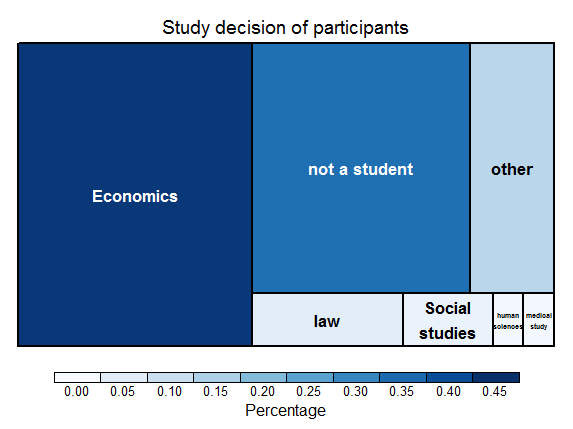

Write the R code that produced this figure.
# Close windows and clear variables
graphics.off()
rm(list = ls(all = TRUE))

# Install packages / Load library
libraries = c("treemap")
lapply(libraries, function(x) if (!(x %in% installed.packages())) {install.packages(x)})
lapply(libraries, library, quietly = TRUE, character.only = TRUE)

# Load data
mydata = read.csv("CRCtreemapebc_data.csv", sep = ";")

# Set font and color for output, depending on choice
font           = "serif" # Font Times
res            = 300     # resolution
width          = 15      # width of plot pdf
height         = 10      # height of plot pdf

# Plot treemap
png(file = "CRCtreemapebc.png", width = width, height = height, units = "in", res = res, family = font)
treemap(mydata, index = "Subject", 
        vSize = "Percent", 
        vColor = "Percent", 
        type = "dens", 
        title = "Study decision of participants", 
        palette = "Blues", 
        fontsize.labels = 13, 
        title.legend = "Percentage"
        )
dev.off()


